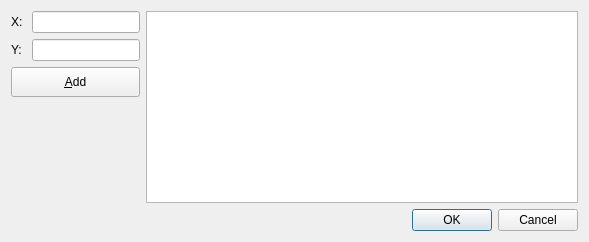
<?xml version="1.0" encoding="UTF-8"?>
<ui version="4.0">
 <class>Draw_PolygonDialogBase</class>
 <widget class="QDialog" name="Draw_PolygonDialogBase">
  <property name="geometry">
   <rect>
    <x>0</x>
    <y>0</y>
    <width>589</width>
    <height>242</height>
   </rect>
  </property>
  <property name="windowTitle">
   <string>Draw_Polygon</string>
  </property>
  <layout class="QGridLayout" name="gridLayout">
   <item row="0" column="1" colspan="2">
    <widget class="QLineEdit" name="x_point"/>
   </item>
   <item row="1" column="1" colspan="2">
    <widget class="QLineEdit" name="y_point"/>
   </item>
   <item row="2" column="0" colspan="3">
    <widget class="QPushButton" name="add_plotting_point">
     <property name="minimumSize">
      <size>
       <width>0</width>
       <height>30</height>
      </size>
     </property>
     <property name="cursor">
      <cursorShape>PointingHandCursor</cursorShape>
     </property>
     <property name="text">
      <string>&amp;Add</string>
     </property>
    </widget>
   </item>
   <item row="0" column="3" rowspan="4">
    <widget class="QTableWidget" name="points_table">
     <property name="enabled">
      <bool>true</bool>
     </property>
     <attribute name="horizontalHeaderShowSortIndicator" stdset="0">
      <bool>false</bool>
     </attribute>
     <attribute name="horizontalHeaderStretchLastSection">
      <bool>false</bool>
     </attribute>
    </widget>
   </item>
   <item row="4" column="2" colspan="2">
    <widget class="QDialogButtonBox" name="button_box">
     <property name="orientation">
      <enum>Qt::Horizontal</enum>
     </property>
     <property name="standardButtons">
      <set>QDialogButtonBox::Cancel|QDialogButtonBox::Ok</set>
     </property>
    </widget>
   </item>
   <item row="0" column="0">
    <widget class="QLabel" name="label">
     <property name="text">
      <string>X: </string>
     </property>
    </widget>
   </item>
   <item row="1" column="0">
    <widget class="QLabel" name="label_2">
     <property name="text">
      <string>Y: </string>
     </property>
    </widget>
   </item>
  </layout>
 </widget>
 <resources/>
 <connections>
  <connection>
   <sender>button_box</sender>
   <signal>accepted()</signal>
   <receiver>Draw_PolygonDialogBase</receiver>
   <slot>accept()</slot>
   <hints>
    <hint type="sourcelabel">
     <x>20</x>
     <y>20</y>
    </hint>
    <hint type="destinationlabel">
     <x>20</x>
     <y>20</y>
    </hint>
   </hints>
  </connection>
  <connection>
   <sender>button_box</sender>
   <signal>rejected()</signal>
   <receiver>Draw_PolygonDialogBase</receiver>
   <slot>reject()</slot>
   <hints>
    <hint type="sourcelabel">
     <x>20</x>
     <y>20</y>
    </hint>
    <hint type="destinationlabel">
     <x>20</x>
     <y>20</y>
    </hint>
   </hints>
  </connection>
 </connections>
</ui>
